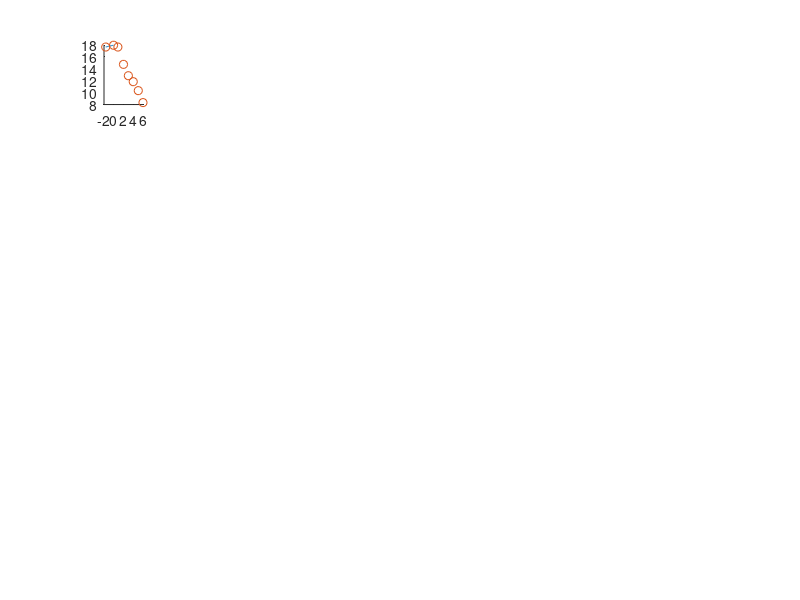

Source code (MATLAB): (Note: this script raises an error after producing the figure.)

function point_list = seqDesign_ZahidData_prior_all_onedata(npatient)

global currentPts modelType growthParams M V0 

if( nargin < 1 ); npatient = 1; end 
disp( strcat( 'Start patient #', int2str(npatient) ) )

modelType = 'PSI+CCR';

nplot = 1; % figures ON or OFF 
npopfit = 1; % population fit ON or OFF 

RGB = get(groot,"FactoryAxesColorOrder");

%% load data
load('Data_Zahid.mat')

path = 'Figures/251202_Zahid/'; 
mkdir( path )


%Settings
no_smps = 10000; %DRAM chain lengths

%Set up vectors for saved quantities;
delta_vec = []; %store parameter estimates at each iteration
K_vec = []; 
err_vec = []; %store MSE at each iteration
widthCI = []; %store width of credible interval at each iteration
areaCI = []; %store area of credible interval at each iteration
rcv_vec = [];


fulldata.xdata = data.xdata{npatient}; 
fulldata.ydata = data.ydata{npatient}; 
fulldata.expDesign = 1:6; 

nclass = data.nclass(npatient);

% clear data

currentPts = [ fulldata.xdata(1:2)', fulldata.ydata(1:2)' ];
icdata = currentPts;


%% Instead of initial calibration to estimate params from pre-treatment data
%% use prior distribution estimated from group data 


% Tin's NLME result 
% growth rate – logitnormal distribution with range , population value: 0.33, SD: 8.28.
% PSI – logitnormal distribution with range , population value: 0.90, SD: 1.77.

growthParams = 0.33; % 

% Logitnormal for PSI 
pop_PSI_est = 0.86; %0.94; %0.98; %0.9; 
sd_PSI_est = 0.65; %1.47; %2.1; %1.77; 

% Logitnormal for delta 
% pop_delta_est = 0.092; 
% sd_delta_est = 1.25; 

% % Group population value: 0.054, SD: 1.71 
% % next group population value: 0.085, SD: 1.73
% 0.017, SD: 1.04
% deltascale = tmp\param_save(2,:)'; % scaling between Monolix and Matlab 
deltascale =    2.2933; 

pop_delta_est = 0.017 *deltascale; 
sd_delta_est = 1.04; 

lb_PSI = 0.1; ub_PSI = 1.0; 
lb_delta = 0; ub_delta = 0.15; 

mu_PSI_est = -0.1615;   sig_PSI_est = 0.0628; 


%% First fit PSI or K using first two points 

V0 = fulldata.ydata( abs(data.xdata{npatient}) < 0.1 ); 

fitdata.xdata = data.xdata{npatient}(1:2); 
fitdata.ydata = data.ydata{npatient}(1:2); 

lb = [0.1 ];
ub = [1.0 ];
opt = optimset('Display','off');
[param_val,ss01] = fmincon(@(param)ssq_tumorVol(param,fitdata),pop_PSI_est,[],[],[],[],lb,ub, [], opt);
PSI_fit = param_val; 

PSI_vec = PSI_fit; 


K = V0 / PSI_fit; 
[time,vol] = ode23(@(t,y)tumorLogistic(t,y,[growthParams, K]), [fitdata.xdata(1),fitdata.xdata(end)], fitdata.ydata(1) );

if( nplot ); figure(221); subplot( 5, 8, npatient); hold on; plot( time, vol ); plot( fulldata.xdata, fulldata.ydata, 'o' ); end 


point_list = 2; % precomputed point 

 

%% using optimal experimental data for the group, calibrate low-fidelity model and classify new group 
%Add point to current list of points for next round of calibration 
currentPts = [currentPts; fulldata.xdata(point_list + 2) fulldata.ydata(point_list + 2)]; 

fitdata.xdata = currentPts(:,1);
fitdata.ydata = currentPts(:,2);


growthParams = [growthParams(1) V0/PSI_fit]; 
lb = [0.0];
ub = [0.15];
opt = optimset('Display','off');
[param_fit,ss01] = fmincon(@(param)ssq_compareSchemes(param,fitdata),[pop_delta_est],[],[],[],[],lb,ub, [], opt);

delta_fit = param_fit; 

checkdata = fitdata; if( checkdata.xdata(end) < 6 ); checkdata.xdata = [checkdata.xdata; max(6,fulldata.xdata(end))]; end 
params = [growthParams(1:2) delta_fit]; 


[time, vol] = headnecktumor_RT( params , checkdata); 
lowfi = interp1(time, vol, [currentPts(:,1);6]);

if( nplot ); figure(221); %subplot( 5, 8, npatient); 
    hold on; plot( time, vol, ':', 'color', RGB(1,:) ); end 

% %%%% Change prior depending on the first data point
% checkdata = fitdata; if( checkdata.xdata(end) < 6 ); checkdata.xdata = [checkdata.xdata; 6]; end 
% [time, vol] = headnecktumor_RT( [growthParams(1) V0/param_fit(1) param_fit(2)], checkdata); 
% lowfi = interp1(time, vol, 6);


%%%% ratio to determine
yratio = lowfi(end)/V0;


if( yratio <= 1/3 )
    nprior = 1;
elseif( yratio <= 2/3 )
    nprior = 2;
else
    nprior = 3;
end

% %%%% prior 
% % % Logitnormal for delta try 1 
% % % range: [0.0,0.1] but increase to 0.1 and over  
% % % three groups 
% % % High responder: population value: 0.1, SD: 0.74	
% % % Medium responder: population value: 0.046, SD: 0.74	
% % % Low responder: population value: 0.019, SD: 0.74
% % % 
% % % Group population value: 0.054, SD: 1.71 
% 
% % pop_delta_est = [0.1, 0.046, 0.019]; 
% % sd_delta_est = 0.74; 
% 
% 
% % try 2 
% % high responder - population value: 0.15, SD: 0.64
% % medium responder - population value: 0.071, SD: 0.64
% % low responder - population value: 0.027, SD: 0.64
% 
% % pop_delta_est = [0.1, 0.046, 0.019]; 
% % sd_delta_est = 0.74; 
% 
% % try 3 
% % high responder - population value: 0.044, SD: 0.47
% % medium responder - population value: 0.014, SD: 0.47
% % low responder - population value: 0.0058, SD: 0.47
% % 0.044 0.014 0.0058
% 
% 
lb_delta = 0.0; ub_delta = 0.15; 

pop_delta_est = [0.044 0.014 0.0058]*deltascale;
sd_delta_est = 0.47*sqrt(deltascale); 

a = lb_delta; b = ub_delta; M = 100000; 
for n = 1:3; 
logit_gamma  = log((pop_delta_est(n) - a)/(b - (pop_delta_est(n))));
guassian_num = normrnd(logit_gamma,sd_delta_est(1)^2, [1,M]);
newChain1 = (b.*exp(guassian_num) + a)./(1+exp(guassian_num)); 
th = lognfit( newChain1 ) ; 
end

mu_est   = [-2.3212   -3.4585   -4.3293]; 
sig_est = [ 0.1748    0.3936    0.4564]; 
    


% fit prior to lognormals 


% Now start the sequential design procedure, estimating beta + other param if needed
% tmp = round( fulldata.xdata ); 
% expDesigns = tmp( tmp > point_list );

expDesigns = (point_list+1):length(fulldata.xdata(3:end));


nIter = 0; %keep track of how many calibration iterations have been performed
ptsLeft = 1; %binary tracker; 1 means there are still points left to choose

%% make the decision to estimate beta only or beta + K
 
fit_thresh = -1; %251202 
%0.05; % 251122 results with thresh  

last_fit_error = max( sum( abs( currentPts(:,2) - lowfi( 1:end-1 ) ) ) / sum( currentPts(:,2) ), ... 
    abs( currentPts(end,2) - lowfi(end-1) )/abs( currentPts(end,2) ) ); 


while ptsLeft == 1 && nIter < 5

    nIter = nIter+1;

    data.xdata = currentPts(:,1);
    data.ydata = currentPts(:,2);

    [delta_fit,ss01] = fmincon(@(param)ssq_compareSchemes(param,data),[delta_fit],[],[],[],[],lb_delta,ub_delta, [], opt);

    [timeFit, volFit] = headnecktumor_RT([growthParams delta_fit],checkdata);        
    lowfi = interp1(timeFit,volFit, currentPts(:,1));

    last_fit_error = max( sum( abs( currentPts(:,2) - lowfi  )./abs(currentPts(:,2)) ) / size(currentPts,1), ... 
        abs( (currentPts(end,2) - lowfi(end))/currentPts(end,2) ) ); 


    % if( last_fit_error < fit_thresh ) %%%% beta only
    if( nprior ~= 3 ) 
        disp( 'delta only' )

        [delta_fit,ss01] = fmincon(@(param)ssq_compareSchemes(param,data),[delta_fit],[],[],[],[],lb_delta,ub_delta, [], opt);
        params = [growthParams delta_fit]; 

        %%%%%%%%%need to change this to new prior
        params1 = {
            % {'lambda',pop_est(1), eps, 1, pop_est(1), sd_est(1) }
            % {'K',pop_est(2), eps, 10, pop_est(2), sd_est(2) }
            {'delta',delta_fit, eps, ub_delta, mu_est(nprior), sig_est(nprior) }
            % {'delta',delta_fit, eps, ub_delta }
            };


        model.ssfun = @ssq_compareSchemes;
        ss0 = ssq_compareSchemes(params,data); 
        mse = ss0/(length(currentPts(:,2))-length(delta_fit));
        model.sigma2 = mse; %Initial guess for error variance

        options.updatesigma = 1;

        %%%%%%%%%need to change this to new prior
        % prior
        % % lognormal = @(th,mu,sig) exp( -sum( ((log(th)-mu+log(120))./sig).^2 ) );
        % lognormal = @(th,mu,sig) exp( -( ((log(th)-mu+log(120))./sig).^2 )/2 ) ./th / sig / sqrt(2*pi); 
        % model.priorfun = lognormal;
        % model.priorfun = @lognpdf;
        model.priorfun = @(th,mu,sig)-2*log(lognpdf(th,mu,sig)); 


        options.waitbar = 0;
        options.nsimu = no_smps/5;
        [results,chain,s2chain] = mcmcrun(model,data,params1,options);

        options.nsimu = no_smps;
        [results,chain,s2chain,ss2chain] = mcmcrun(model,data,params1,options,results);


        % Find the optimal parameters
        ind = find(ss2chain == min(ss2chain));  ind = ind(1);
        delta_fit = chain(ind,:); %This is our fitted parameter set\
        params = [growthParams delta_fit];

        %Save off parameter estimates and chains
        delta_vec = [delta_vec; delta_fit];


        % Generate current model trajectory, credible intervals, and plot
        [timeFit, volFit] = headnecktumor_RT(params,checkdata);
        lowfi = interp1(timeFit,volFit, fulldata.xdata);



        ln = fulldata.xdata';
        modelfun = @(ln,params) tumorfun(ln,params,checkdata);

        figure(1)
        pred = mcmcpred(results,chain,s2chain,ln,modelfun,no_smps);
        pred.obslims = [];
        mcmcpredplot(pred)
        hold on
        h=gca;
        plot(fulldata.xdata,fulldata.ydata,'ok','MarkerSize',6) %All possible scans
        plot(fulldata.xdata,lowfi,'-k','Linewidth',2) %This is your optimal model fit
        plot(currentPts(:,1),currentPts(:,2),'ok','MarkerFaceColor','k','Linewidth',2,'MarkerSize',8) %Selected scans
        xlabel('Time (days)','FontSize',18);
        ylabel('Volume','FontSize',18);
        titleName = ['Patient #' int2str(npatient) ': Iteration ' num2str(nIter)];
        title(string(titleName),'Interpreter','none','FontSize',14)
        axis([min(fulldata.xdata)-1 max(fulldata.xdata)+1 0 max(fulldata.ydata)+.2])
        set(h, 'FontSize',18)
        hold off
        filename = [path 'ModelFit_nPatient' num2str(npatient) '_Iteration' num2str(nIter) '.jpg'];
        saveas(gcf,filename)
        close(gcf)


        % % figure(2)
        % % mcmcplot(chain,[],{'\beta'},'chainpanel')
        % % filename = [path 'Chain_nPatient' num2str(npatient) '_Iteration' num2str(nIter) '.jpg'];
        % % saveas(gcf,filename)
        % % % filename = [path 'Chain_Iteration' num2str(nIter) '.fig'];
        % % % saveas(gcf,filename)
        % % close(gcf)

        figure(3); hold on; 
        yy = mcmcplot(chain,[],{'\beta'},'denspanel');
        filename = [path 'Density_nPatient' num2str(npatient) '_Iteration' num2str(nIter) '.jpg'];
        saveas(gcf,filename)
        % % filename = [path 'Density_Iteration' num2str(nIter) '.fig'];
        % % saveas(gcf,filename)
        close(gcf)
        pdf_vec{nIter} = yy{1};


        % Calculate MSE to measure error
        mse = sum((lowfi-fulldata.ydata).^2)/sum(fulldata.ydata.^2);
        err_vec = [err_vec; mse];

        % Calculate uncertainty metrics
        for n = 1:length(ln)
            widthCI(nIter,n) = pred.predlims{1,1}{1}(3,n)-pred.predlims{1,1}{1}(1,n);
        end
        areaCI = [areaCI; sum(widthCI(nIter,1:end))];



        % Determine which point should be selected next
        if currentPts(end,1)==fulldata.xdata(end)
            ptsLeft = 0; %this is the final iteration

        else

            knnSet = 10:10:no_smps; %thin out samples for kNN analysis
            newChain = chain(knnSet,:);

            % Calculate predicted values at each experimental design with
            % each parameter set from newChain
            for ii = 1:size(newChain,1)

                [tsol, ysol] = headnecktumor_RT([growthParams newChain(ii,:)],checkdata);

                for jj = 1:length(expDesigns)
                    lowfiOut(ii,jj) = interp1(tsol,ysol,expDesigns(jj));
                end
            end

            %Calculate MI for each remaining design

            %%%%% with normalized data
            %         renewChain = newChain/max(newChain);
            %         relowfiOut = lowfiOut/max(lowfiOut(:));

            %%%%% with normalized by mean/std data
            normChain = (newChain-mean(newChain))./std(newChain);
            normlowfiOut = (lowfiOut - mean(lowfiOut))./std(lowfiOut);

            for jj = 1:length(expDesigns)
                %             [I1,~] = KraskovMI(newChain,lowfiOut(:,jj),6);
                %             [I1,~] = KraskovMI(newChain,relowfiOut(:,jj),6);
                [I1,~] = KraskovMI(normChain,normlowfiOut(:,jj),6);
                miVals(jj) = I1;
            end
            maxMI = max(miVals);
            relMI = miVals/maxMI;
            lbMI = min(miVals);
            ubMI = max(miVals);
            if lbMI==ubMI
                unifMI = ones(1,length(miVals));
            else
                unifMI = (miVals-lbMI)/(ubMI-lbMI);
            end


            %Calculate score function by penalizing for points skipped
            %|currentPt-lowFiEndPrediction|/(currentPt+lowFiEndPrediction)

            %rcVol = (currentPts(end,2)-currentPts(2,2))/currentPts(2,2);
            %delTime = currentPts(end,1)-currentPts(2,1);
            %rcv = rcVol/delTime;
            rcv = abs(lowfi(end)-currentPts(end,2))/(lowfi(end)+currentPts(end,2));
            rcv_vec = [rcv_vec rcv];

            %penalize MI by k*absolute rcg*penalty for skipped points
            for p = 1:length(relMI)
                %score(p) = relMI(p) - abs(rcv)*sum(relMI(1:(p-1)))/sum(relMI);
                %(it is choosing every point because MIs are all nearly
                %identical, so any penalty means choosing the first point)
                score(p) = unifMI(p) - abs(rcv)*sum(unifMI(1:(p-1)))/sum(unifMI);
            end

            disp( strcat( 'abs(rcv):', num2str(abs(rcv)) ) )

            figure(1000)
            plot(expDesigns,score,'ob','MarkerFaceColor','b')
            hold on
            plot(expDesigns,unifMI,'or')
            filename = [path 'ScoreFxn_nPatient' num2str(npatient) '_Iteration' num2str(nIter) '.jpg'];
            saveas(gcf,filename)
            close(gcf)

            figure(1002); plot( expDesigns, lowfiOut(:,1:length(expDesigns))' )
            filename = [path 'LowFiOut_nPatient' num2str(npatient) '_Iteration' num2str(nIter) '.jpg'];
            saveas(gcf,filename)
            close(gcf)


            %Choose optimal design
            point = expDesigns(1,find(score == max(score)))

            if length(point)>1
                fprintf('Multiple points have same score function. Last point in tie list chosen.')
                point = point(end);
            end


            %Add point to current list of points for next round of calibration
            idx = find(round(fulldata.xdata)==point);
            currentPts = [currentPts; fulldata.xdata(point+2) fulldata.ydata(point+2)]

            %Remove chosen point and all skipped points from experimental design list
            expDesigns(find(expDesigns<=point)) = [];


            clear score relMI miVals lowfiOut
        end

    else %%%% K and beta
        disp( 'K and delta' )

        [param_fit,ss01] = fmincon(@(param)ssq_compareSchemesPSI(param,data),[PSI_fit delta_fit],[],[],[],[],[lb_PSI,lb_delta],[ub_PSI,ub_delta], [], opt);


        %%%%%%%%%need to change this to new prior
        params1 = {  
            {'PSI',param_fit(1), 0.1, 1, mu_PSI_est, sig_PSI_est }
            {'delta',param_fit(2), 0, 0.15, mu_est(nprior), sig_est(nprior) }
            };

        fitdata.xdata = currentPts(:,1);
        fitdata.ydata = currentPts(:,2);
    
        model.ssfun = @ssq_compareSchemesPSI;
        mse = ss01/(length(currentPts(:,2))-2);
        model.sigma2 = mse; %Initial guess for error variance
        options.updatesigma = 1;


        %%%%%%%%%need to change this to new prior
        % prior
        % model.priorfun = @lognpdf;
        lognormal = @(th,mu,sig) prod( exp( -( (log(th)-mu)./(2*sig) ).^2 ) ./(th.*sig*sqrt(2*pi)) );
        model.priorfun = lognormal; %@lognpdf;

        model.priorfun = @(th,mu,sig)-2*log(lognpdf(th(2),mu(2), sig(2))); 
        

        options.waitbar = 0;
        options.nsimu = no_smps/5;
        [results,~,~] = mcmcrun(model,fitdata,params1,options);

        options.nsimu = no_smps;
        [results,chain,s2chain,ss2chain] = mcmcrun(model,fitdata,params1,options,results);


        % Find the optimal parameters
        ind = find(ss2chain == min(ss2chain));  ind = ind(1);
        param_fit = chain(ind,:); %This is our fitted parameter set 
        params = [growthParams(1) param_fit];


        %Save off parameter estimates and chains
        delta_val = param_fit(end); 
        delta_vec = [delta_vec; delta_val];
        PSI_vec = [PSI_vec param_fit(1)]; 


        % Generate current model trajectory, credible intervals, and plot
        K = V0 / param_fit(1); 
        params_full = [growthParams(1) K param_fit(2)];
        
        [timeFit, volFit] = headnecktumor_RT(params_full,fulldata);
        lowfi = interp1(timeFit,volFit, fulldata.xdata);

        ln = fulldata.xdata';
        modelfun2 = @(ln,params) tumorfun2(ln,params,fulldata);

        figure(1)
        pred = mcmcpred(results,chain,s2chain,ln,modelfun2,no_smps);
        pred.obslims = [];
        mcmcpredplot(pred)
        hold on
        h=gca;
        plot(fulldata.xdata,fulldata.ydata,'ok','MarkerSize',6) %All possible scans
        plot(fulldata.xdata,lowfi,'-k','Linewidth',2) %This is your optimal model fit
        plot(currentPts(:,1),currentPts(:,2),'ok','MarkerFaceColor','k','Linewidth',2,'MarkerSize',8) %Selected scans
        xlabel('Time (days)','FontSize',18);
        ylabel('Volume','FontSize',18);
        titleName = ['Patient #' int2str(npatient) ': Iteration ' num2str(nIter) '*'];
        title(string(titleName),'Interpreter','none','FontSize',14)
        axis([min(fulldata.xdata)-1 max(fulldata.xdata)+1 0 max(fulldata.ydata)+.2])
        set(h, 'FontSize',18)
        hold off
        filename = [path 'ModelFit_nPatient' num2str(npatient) '_Iteration' num2str(nIter) '.jpg'];
        saveas(gcf,filename)
        close(gcf)


        % figure(2)
        % mcmcplot(chain,[],{'K', '\beta'},'chainpanel')
        % filename = [path 'Chain_nPatient' num2str(npatient) '_Iteration' num2str(nIter) '.jpg'];
        % saveas(gcf,filename)
        % % filename = [path 'Chain_Iteration' num2str(nIter) '.fig'];
        % % saveas(gcf,filename)
        % close(gcf)
        %
        figure(3)
        yy = mcmcplot(chain,[],{'K', '\beta'},'denspanel');
        % filename = [path 'Density_nPatient' num2str(npatient) '_Iteration' num2str(nIter) '.jpg'];
        % saveas(gcf,filename)
        % % filename = [path 'Density_Iteration' num2str(nIter) '.fig'];
        % % saveas(gcf,filename)
        close(gcf)
        pdf_vec{nIter} = yy{2};



        % Calculate MSE to measure error
        mse = sum((lowfi-fulldata.ydata).^2)/sum(fulldata.ydata.^2);
        err_vec = [err_vec; mse];

        % Calculate uncertainty metrics
        for n = 1:length(ln)
            widthCI(nIter,n) = pred.predlims{1,1}{1}(3,n)-pred.predlims{1,1}{1}(1,n);
        end
        areaCI = [areaCI; sum(widthCI(nIter,1:end))];


        % Determine which point should be selected next
        if currentPts(end,1)==fulldata.xdata(end)
            ptsLeft = 0; %this is the final iteration

        else

            knnSet = 10:10:no_smps; %thin out samples for kNN analysis
            newChain = chain(knnSet,:);

            % Calculate predicted values at each experimental design with
            % each parameter set from newChain
            for ii = 1:size(newChain,1)

                %%%%  prior in PSI and delta 

                [tsol, ysol] = headnecktumorPSI_RT([growthParams(1), newChain(ii,1), newChain(ii,2)],fulldata);

                for jj = 1:length(expDesigns)
                    lowfiOut(ii,jj) = interp1(tsol,ysol,expDesigns(jj));
                end
            end

            %Calculate MI for each remaining design

            %%%%% with normalized data
            %         renewChain = newChain/max(newChain);
            %         relowfiOut = lowfiOut/max(lowfiOut(:));

            %%%%% with normalized by mean/std data
            normChain = (newChain-mean(newChain))./std(newChain);
            normlowfiOut = (lowfiOut - mean(lowfiOut))./std(lowfiOut);

            for jj = 1:length(expDesigns)
                %             [I1,~] = KraskovMI(newChain,lowfiOut(:,jj),6);
                %             [I1,~] = KraskovMI(newChain,relowfiOut(:,jj),6);
                [I1,~] = KraskovMI(normChain,normlowfiOut(:,jj),6);
                miVals(jj) = I1;
            end
            maxMI = max(miVals);
            relMI = miVals/maxMI;
            lbMI = min(miVals);
            ubMI = max(miVals);
            if lbMI==ubMI
                unifMI = ones(1,length(miVals));
            else
                unifMI = (miVals-lbMI)/(ubMI-lbMI);
            end


            %Calculate score function by penalizing for points skipped
            %|currentPt-lowFiEndPrediction|/(currentPt+lowFiEndPrediction)

            %rcVol = (currentPts(end,2)-currentPts(2,2))/currentPts(2,2);
            %delTime = currentPts(end,1)-currentPts(2,1);
            %rcv = rcVol/delTime;
            rcv = abs(lowfi(end)-currentPts(end,2))/(lowfi(end)+currentPts(end,2));
            rcv_vec = [rcv_vec rcv];

            %penalize MI by k*absolute rcg*penalty for skipped points
            for p = 1:length(relMI)
                %score(p) = relMI(p) - abs(rcv)*sum(relMI(1:(p-1)))/sum(relMI);
                %(it is choosing every point because MIs are all nearly
                %identical, so any penalty means choosing the first point)
                score(p) = unifMI(p) - abs(rcv)*sum(unifMI(1:(p-1)))/sum(unifMI);
            end

            disp( strcat( 'abs(rcv):', num2str(abs(rcv)) ) )

            % figure(1000)
            % plot(expDesigns,score,'ob','MarkerFaceColor','b')
            % hold on
            % plot(expDesigns,unifMI,'or')
            % filename = [path 'ScoreFxn_nPatient' num2str(npatient) '_Iteration' num2str(nIter) '.jpg'];
            % saveas(gcf,filename)
            % close(gcf)
            % 
            % figure(1002); plot( expDesigns, lowfiOut(:,1:length(expDesigns))' )
            % filename = [path 'LowFiOut_nPatient' num2str(npatient) '_Iteration' num2str(nIter) '.jpg'];
            % saveas(gcf,filename)
            % close(gcf)


            %Choose optimal design
            point = expDesigns(1,find(score == max(score)))

            if length(point)>1
                fprintf('Multiple points have same score function. Last point in tie list chosen.')
                point = point(end);
            end


            %Add point to current list of points for next round of calibration
            idx = find(round(fulldata.xdata)==point);
            currentPts = [currentPts; fulldata.xdata(point+2) fulldata.ydata(point+2)]

            %Remove chosen point and all skipped points from experimental design list
            expDesigns(find(expDesigns<=point)) = [];


            clear score relMI miVals lowfiOut
        end





    end
    
% Save results for later comparison
file = [path 'Zahid_Results_nPatient' num2str(npatient) '.mat'];
point_list = currentPts; 
save(file, 'point_list','delta_vec','growthParams','PSI_vec','err_vec','rcv_vec','areaCI','pdf_vec')

end


point_list = currentPts; %Final list of points in order of selection
delta_vec = delta_vec(2:end); % remove the first 1. 
PSI_vec = PSI_vec(2:end); %remove the first 10 

% Save results for later comparison
file = [path 'Zahid_Results_nPatient' num2str(npatient) '.mat'];
% save(file, 'point_list','delta_vec','growthParams','err_vec','rcv_vec','areaCI','fitChain','pdf_vec')
save(file, 'point_list','delta_vec','growthParams','PSI_vec','err_vec','rcv_vec','areaCI','pdf_vec')


end



%% Helper functions

function dval = tumorLogistic( t, val, params )

lambda = params(1);
K = params(2);

V = val(1);

dval(1) = lambda * V * ( 1 - V / K );

end


% SSQ function for calibration before RT 
function SSrt = ssq_tumorVol(params,data)
global currentPts growthParams V0 

K = V0 / params(1); 

[time,vol] = ode23(@(t,y)tumorLogistic(t,y,[growthParams, K]), [data.xdata(1),data.xdata(end)], data.ydata(1) ); 

tumVol = interp1(time,vol, data.xdata);

SSrt = sum((tumVol - data.ydata).^2);

end

% function [tsol, ysol] = headnecktumorPSI_RT( params, data )
% global V0 
% 
% tsol = data.xdata(1); % convert to days  
% ysol = data.ydata(1); 
% y = ysol; 
% 
% 
% treat = [0:4, 7:11, 14:18, 21:25, 28:32, 35:39, 42:46, 49]/7; 
% treat = [tsol, treat]; 
% 
% K = V0 / params(2); 
% 
% for nt = 1:(length(treat)-1)
% 
%     if( (treat(nt+1) - treat(nt)) ~= 0 )
% 
%             [t,y] = ode23(@(t,y)tumorLogistic(t,y,[params(1), K]),[treat(nt),treat(nt+1)],y(end));
%              K = K*(1-params(3)); 
% 
%     end
%     ysol = [ysol; y(2:end)]; tsol = [tsol; t(2:end)];
% 
% end
% 
% end


%SSQ function for calibration of RT parameter
function SSrt = ssq_compareSchemes(params, data)
global growthParams V0 

[time,vol] = headnecktumor_RT( [growthParams params(end)], data);

tumVol = interp1(time, vol, data.xdata);

SSrt = sum((tumVol - data.ydata).^2);

end


%SSQ function for calibration of RT parameter
function SSrt = ssq_compareSchemesPSI(params, data)
global growthParams V0 

K = V0 / params(1); 

[time,vol] = headnecktumor_RT( [growthParams(1) K params(end)], data);

tumVol = interp1(time, vol, data.xdata);

SSrt = sum((tumVol - data.ydata).^2);

end


% 
% % SSQ function for calibration of RT parameter
% function SSrt = ssq_tumorVolpostRT(params,data)
% 
% global currentPts modelType growthParams
% 
% [time,vol] = tumorModel_postRT_wIC(modelType,[growthParams params],[data.xdata(1) data.ydata(1)] );
% 
% tumVol = interp1(time,vol, currentPts(:,1));
% 
% SSrt = sum((tumVol - currentPts(:,2)).^2);
% 
% end

% function SSrt = ssq_tumorVolpostRTnK(params,data)
% 
% global currentPts modelType growthParams
% 
% [time,vol] = tumorModel_postRT_wIC(modelType,[growthParams(1) params],[data.xdata(1) data.ydata(1)] );
% 
% tumVol = interp1(time,vol, currentPts(:,1));
% 
% SSrt = sum((tumVol - currentPts(:,2)).^2);
% 
% end


% Function for credible interval plotting
function v=tumorfun(timef,params,data)

global modelType growthParams


[tsol, ysol] = headnecktumor_RT([growthParams params(end)],data);

v = interp1(tsol,ysol,timef);

end

function v=tumorfun2(timef,params,data)

global modelType growthParams V0 

K = V0 / params(1); 

[tsol, ysol] = headnecktumor_RT([growthParams(1) K params(end)],data);

v = interp1(tsol,ysol,timef);

end

function [mu, sig] = convertlogn( mmt )

mu  = log( mmt(:,1).^2 ./ sqrt( mmt(:,1).^2 + mmt(:,2).^2 ) );
sig = sqrt( log( 1 + mmt(:,2).^2 ./ mmt(:,1).^2  ));

end
